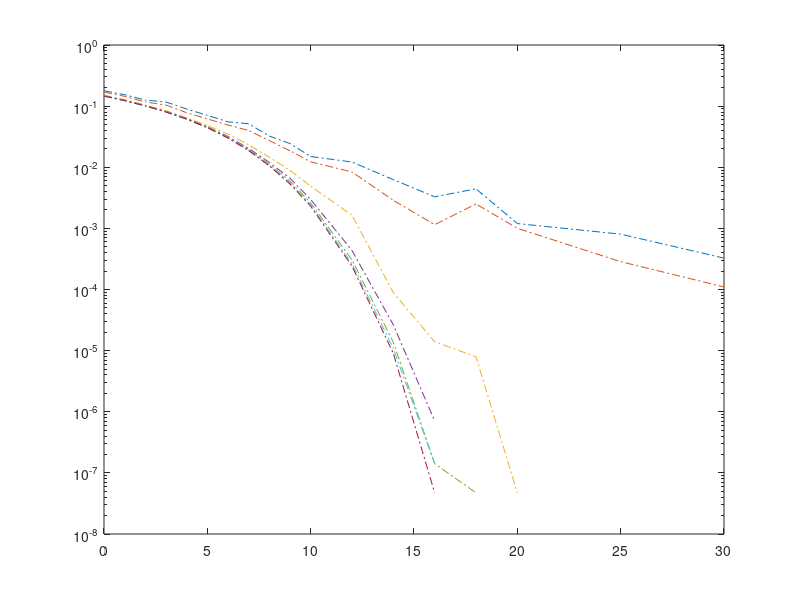

Write the MATLAB code that produced this figure. (Note: this script raises an error after producing the figure.)
clear all; close all; clc;

load('MonteCarloSim_Final_Barker2.mat');

lgd_arr = [];

figure(); 
% semilogy(EbN0, nBERMat); hold on;
% lgd_arr = [lgd_arr compose('Rician K=%.2f', ricianK)];

semilogy(EbN0, nBERMatB, '-.'); hold on;
lgd_arr = [lgd_arr compose('Rician K=%.2f', ricianK)];

semilogy(0:30, berawgn(0:30, 'qam', M), 'k-.');
lgd_arr = [lgd_arr {'Ideal AWGN'}];

% for k = ricianK
%     semilogy(0:30, berfading(0:30, 'qam', M, 1, k), '--');
% end
% lgd_arr = [lgd_arr compose('Ideal Rician K=%d', ricianK)];

legend(lgd_arr, 'Location', 'southwest');

grid on;
ylim([1e-6, 1]);
ylabel('Bit Error Rate');
xlabel('Eb/N0 (dB)');
% title(sprintf('OFDM over Rician Fading Channel (Phase uncorrected)'));
title(sprintf('OFDM over Rician Fading Channel (Phase corrected)\n Barker = %d', 2));